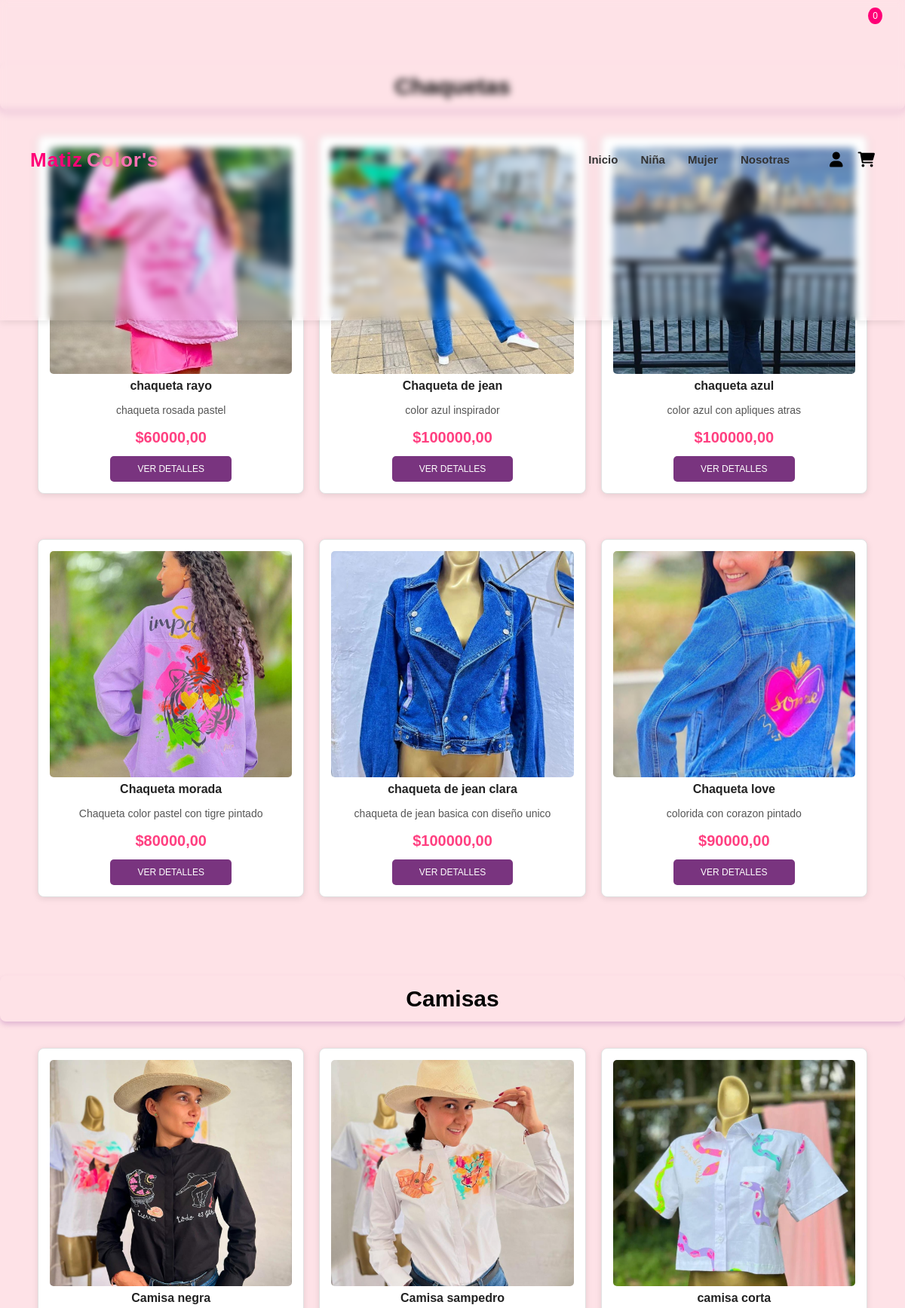
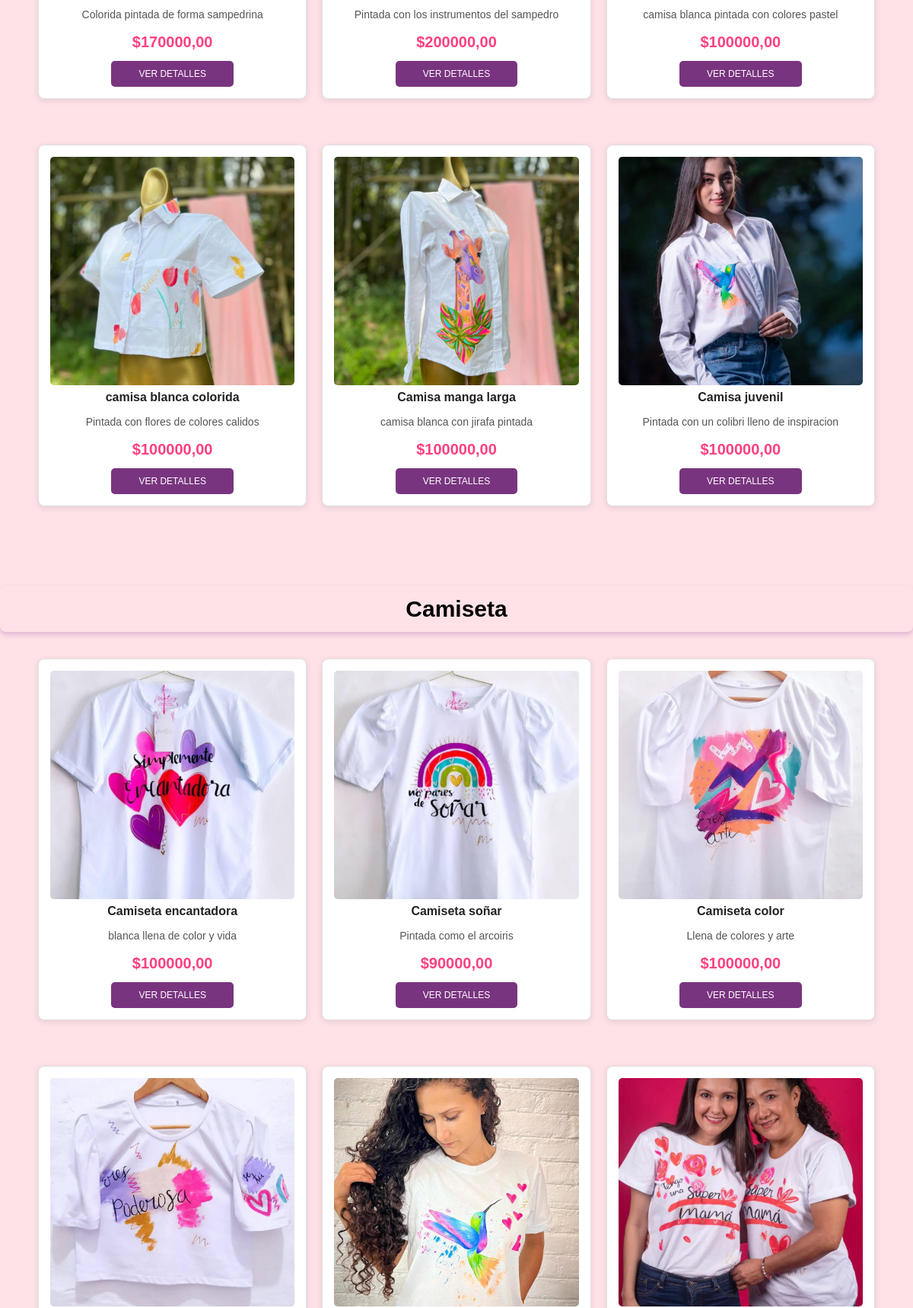
Screenshot of /mujer/ (signed in, upper part) with the database file from the repository (2 pictures, top to bottom).
### web/models.py (models this page shows, shortened)
class Producto(models.Model):
    LINEA_CHOICES = [
        ('niña', 'Niña'),
        ('mujer', 'Mujer'),
    ]
    nombre = models.CharField(max_length=255)
    descripcion = models.TextField()
    precio = models.DecimalField(max_digits=10, decimal_places=2, default=0.00)
    imagen = models.ImageField(upload_to='productos/', blank=True, null=True)
    categoria = models.ForeignKey(Categoria, on_delete=models.CASCADE)
    linea = models.CharField(max_length=10, choices=LINEA_CHOICES, default='mujer')
    visible = models.BooleanField(default=True)

class Categoria(models.Model):
    nombre = models.CharField(max_length=100)

### web/views.py (the view, shortened to what this page needs)
# urls.py: path('mujer/', views.mujer, name='mujer'),
def mujer(request):
    categoria_id = request.GET.get('categoria')
    if categoria_id and categoria_id.isdigit():
        producto_lista = Producto.objects.filter(linea="mujer", visible=True, categoria_id=int(categoria_id))
    else:
        producto_lista = Producto.objects.filter(linea="mujer", visible=True)
    productos_por_categoria = {}
    for producto in producto_lista:
        if producto.categoria.nombre not in productos_por_categoria:
            productos_por_categoria[producto.categoria.nombre] = []
        productos_por_categoria[producto.categoria.nombre].append(producto)
    return render(request, 'mujer.html', {
        'productos': producto_lista,
        'productos_por_categoria': productos_por_categoria,
        'categoria_seleccionada': int(categoria_id) if categoria_id and categoria_id.isdigit() else None
    })

### web/templates/mujer.html (shortened to what this page needs)
{% extends "base.html" %}
{% load static %}
{% block content %}
<link rel="stylesheet" href="{% static 'galeria.css' %}">
{% if productos_por_categoria %}
    {% for categoria_nombre, productos_lista in productos_por_categoria.items %}
        <h2 class="subcategoria-titulo">{{ categoria_nombre }}</h2>
        <div class="grid productos-container">
            {% for producto in productos_lista %}
                <div class="items"
                     data-id="{{ producto.id }}"
                     data-title="{{ producto.nombre }}"
                     data-price="{{ producto.precio }}"
                     data-img="{{ producto.imagen.url }}">
                    <img src="{{ producto.imagen.url }}" class="imagen-detalle" alt="{{ producto.nombre }}">
                    <div class="info">
                        <h3>{{ producto.nombre }}</h3>
                        <p>{{ producto.descripcion }}</p>
                        <div class="precio">
                                <p>${{ producto.precio }}</p>
                        </div>
                        <button class="ver-detalles">Ver Detalles</button>
                    </div>
                </div>
            {% endfor %}
        </div>
    {% endfor %}
{% else %}
    <p>No hay productos disponibles en esta categoría.</p>
{% endif %}
{% endblock %}

### web/static/basehome.css (style rules this page uses)
* { margin: 0; padding: 0; box-sizing: border-box; list-style: none; text-decoration: none; }
html { font-size: 62.5%; }
body { height: 100%; font-family: 'Arial', sans-serif; background-color: rgb(254, 226, 231); color: #333; line-height: 1.5; display: flex; flex-direction: column; min-height: 100vh; }
img, .iconos_2 i { max-width: 100%; height: auto; }

### web/static/galeria.css (style rules this page uses)
.productos-container { display: flex; flex-wrap: wrap; justify-content: center; gap: 20px; max-width: 1100px; margin: auto; }
.items { flex: 1 1 calc(33.33% - 20px); background-color: #fff; border: solid thin #e1e1e1; text-align: center; padding: 15px; border-radius: 8px; box-shadow: 0px 2px 8px rgba(0, 0, 0, 0.1); transition: transform 0.3s ease; max-width: 400px; margin-bottom: 20px; margin-top: 20px; }
.items img { width: 100%; height: 300px; object-fit: cover; border-radius: 5px; }
.info h3 { font-size: 1.6rem; color: #222; margin-bottom: 10px; }
.info p { font-size: 1.4rem; color: #555; }
.precio { display: flex; justify-content: center; gap: 10px; font-weight: bold; margin: 10px 0; }
.precio p { font-size: 2rem; color: #ff4081; }
.subcategoria-titulo { font-size: 3rem; font-weight: 700; text-align: center; color: #000000; text-transform: capitalize; margin: 15px 0; padding: 8px 15px; display: inline-block; border-radius: 8px; box-shadow: 0px 4px 6px rgba(163, 89, 169, 0.3); margin-top: 7%; }
button.ver-detalles { padding: 10px; width: 50%; background-color: rgb(121, 52, 127); border: none; color: #fff; text-transform: uppercase; font-size: 1.2rem; border-radius: 5px; cursor: pointer; }

### rows the page displays
Producto: nombre "Chaquetas", imagen (picture), nombre "chaqueta rayo", descripcion "chaqueta rosada pastel", precio "60000,00"
Producto: imagen (picture), nombre "Chaqueta de jean", descripcion "color azul inspirador", precio "100000,00"
Producto: imagen (picture), nombre "chaqueta azul", descripcion "color azul con apliques atras", precio "100000,00"
Producto: imagen (picture), nombre "Chaqueta morada", descripcion "Chaqueta color pastel con tigre pintado", precio "80000,00"
Producto: imagen (picture), nombre "chaqueta de jean clara", descripcion "chaqueta de jean basica con diseño unico", precio "100000,00"
Producto: imagen (picture), nombre "Chaqueta love", descripcion "colorida con corazon pintado", precio "90000,00"
Producto: nombre "Camisas", imagen (picture), nombre "Camisa negra", descripcion "Colorida pintada de forma sampedrina", precio "170000,00"
Producto: imagen (picture), nombre "Camisa sampedro", descripcion "Pintada con los instrumentos del sampedro", precio "200000,00"
Producto: imagen (picture), nombre "camisa corta", descripcion "camisa blanca pintada con colores pastel", precio "100000,00"
Producto: imagen (picture), nombre "camisa blanca colorida", descripcion "Pintada con flores de colores calidos", precio "100000,00"
Producto: imagen (picture), nombre "Camisa manga larga", descripcion "camisa blanca con jirafa pintada", precio "100000,00"
Producto: imagen (picture), nombre "Camisa juvenil", descripcion "Pintada con un colibri lleno de inspiracion", precio "100000,00"
Producto: nombre "Camiseta", imagen (picture), nombre "Camiseta encantadora", descripcion "blanca llena de color y vida", precio "100000,00"
Producto: imagen (picture), nombre "Camiseta soñar", descripcion "Pintada como el arcoiris", precio "90000,00"
Producto: imagen (picture), nombre "Camiseta color", descripcion "Llena de colores y arte", precio "100000,00"
Producto: imagen (picture)
Producto: imagen (picture)
Producto: imagen (picture)

### other values shown
{{ total_items }} "0"
